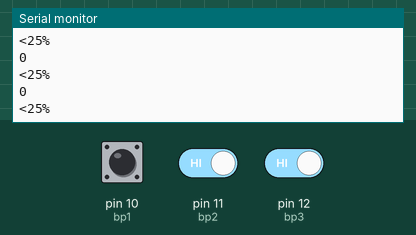
The sketch below on a simulated Arduino Uno, built with avr-gcc and run on an emulated ATmega328P. Shown: the last lines printed to the serial monitor. The inputs (shaded band) are chosen by the test bench; at power-on: pin 10 (bp1) HIGH, pin 11 (bp2) HIGH, pin 12 (bp3) HIGH.

Above: at 1.2 s.
1.3 s: pin 10 (bp1) pulled LOW for 0.15 s
At 1.31 s:
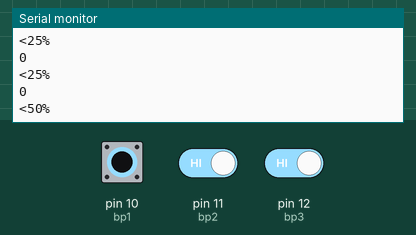
2.9 s: pin 10 (bp1) driven LOW and pin 11 (bp2) driven LOW and pin 12 (bp3) driven LOW
At 2.91 s:
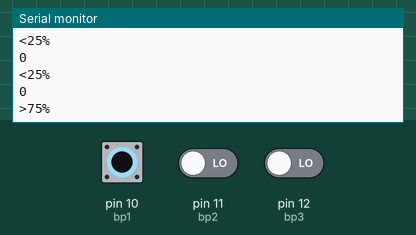
4.5 s: pin 10 (bp1) driven HIGH
At 8.22 s:
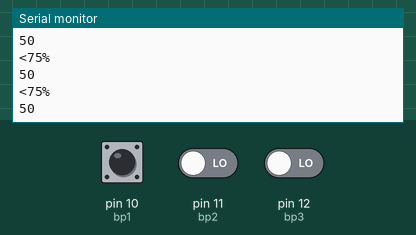
Timing chart, 0 to 9.7 s (numbered marks = the images above; inputs shaded):
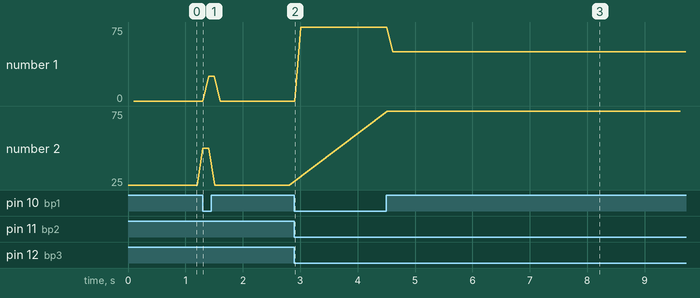

The sketch:

Slave_4.ino
```cpp
#include <Wire.h>

int a = 0;


int bp1 = 10;
int bp2 = 11;
 int bp3 = 12;

  int state = 0;


void setup() {
  Serial.begin(9600);
pinMode(bp1, INPUT_PULLUP);
 pinMode(bp2,INPUT_PULLUP);
 pinMode(bp3, INPUT_PULLUP);
 Wire.begin(4);                // join i2c bus with address #8
 Wire.onRequest(requestEvent4); // register event

}


void loop() {
  state = 0;


   if(digitalRead(bp1) == LOW){
   state += 1;
 }
 if(digitalRead(bp2) == LOW){
   state += 1;
 }
 if(digitalRead(bp3) == LOW){
   state += 1;
 }

  switch (state){
   case 0:
Serial.println("<25%");
 a = 0;


   break;
   case 1:
Serial.println("<50%");
 a = 25;


   break;
   case 2:
Serial.println("<75%");
 a = 50;


   break;
      case 3:
Serial.println(">75%");
 a = 75;


   break;
   default:
Serial.println(100);
  }

delay(100);

Serial.println(a);
}


void requestEvent4() {

        Wire.write(a);


}
```

Measured:
- after the input at 1.3 s, the serial monitor: prints a new line at once (image 1)
- after the input at 2.9 s, the serial monitor: prints a new line at once (image 2)
- after the input at 4.5 s, the serial monitor: prints a new line at once (image 3)
- plotted number 1: 0 → 75 after the input at 2.9 s, 75 → 50 after the input at 4.5 s
